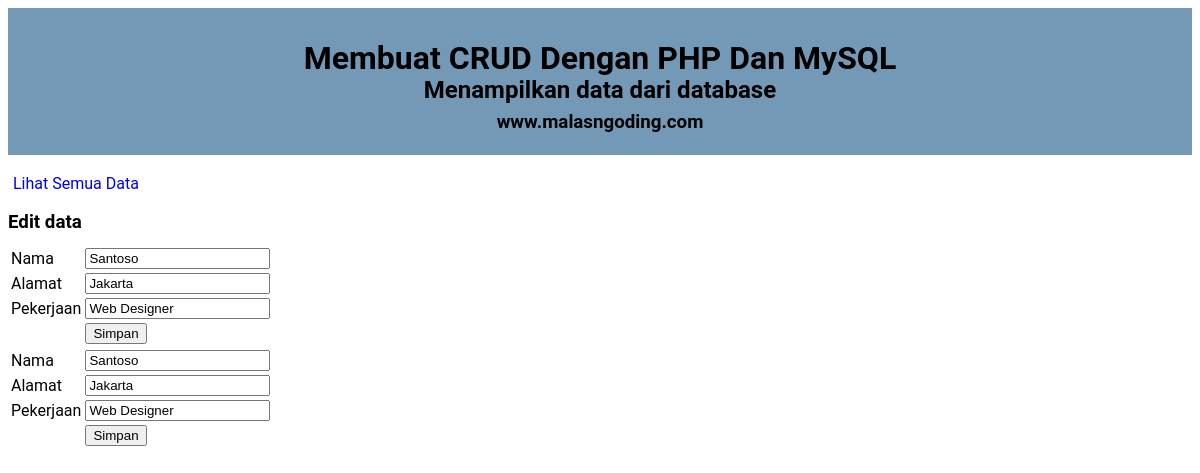
Page /edit.php?id=2 on the committed database.
### tables this page shows
CREATE TABLE `user` (
  `id` int(16) NOT NULL,
  `nama` varchar(16) NOT NULL,
  `alamat` varchar(20) NOT NULL,
  `pekerjaan` varchar(16) NOT NULL
);

### edit.php (the view, shortened to what this page needs)
<!DOCTYPE html>
<html>
<head>
	<link rel="stylesheet" type="text/css" href="style.css">
</head>
<body>
	<div class="judul">
		<h1>Membuat CRUD Dengan PHP Dan MySQL</h1>
		<h2>Menampilkan data dari database</h2>
		<h3>www.malasngoding.com</h3>
	</div>
	<br/>
	<a href="index.php">Lihat Semua Data</a>
	<br/>
	<h3>Edit data</h3>
	<?php
	$id = $_GET['id'];
	$query_mysql = mysql_query("SELECT * FROM user WHERE id='$id'")or die(mysql_error());
	while($data = mysql_fetch_array($query_mysql)){
	?>
	<form action="update.php" method="post">
		<table>
			<tr>
				<td>Nama</td>
				<td>
					<input type="text" name="nama" value="<?php echo $data['nama'] ?>">
				</td>
			</tr>
			<tr>
				<td>Alamat</td>
				<td><input type="text" name="alamat" value="<?php echo $data['alamat'] ?>"></td>
			</tr>
			<tr>
				<td>Pekerjaan</td>
				<td><input type="text" name="pekerjaan" value="<?php echo $data['pekerjaan'] ?>"></td>
			</tr>
			<tr>
				<td></td>
				<td><input type="submit" value="Simpan"></td>
			</tr>
		</table>
	</form>
	<?php } ?>
</body>
</html>

### style.css (style rules this page uses)
body { font-family: 'roboto'; color: #000; }
.judul { background: hwb(207 34% 34% / 0.829); padding: 10px; text-align: center; }
.judul h1,h2,h3 { height: 15px; }
a { padding: 5px; text-decoration: none; }

### rows in the picture
user: nama "Santoso", alamat "Jakarta", pekerjaan "Web Designer"
user: nama "Santoso", alamat "Jakarta", pekerjaan "Web Designer"
